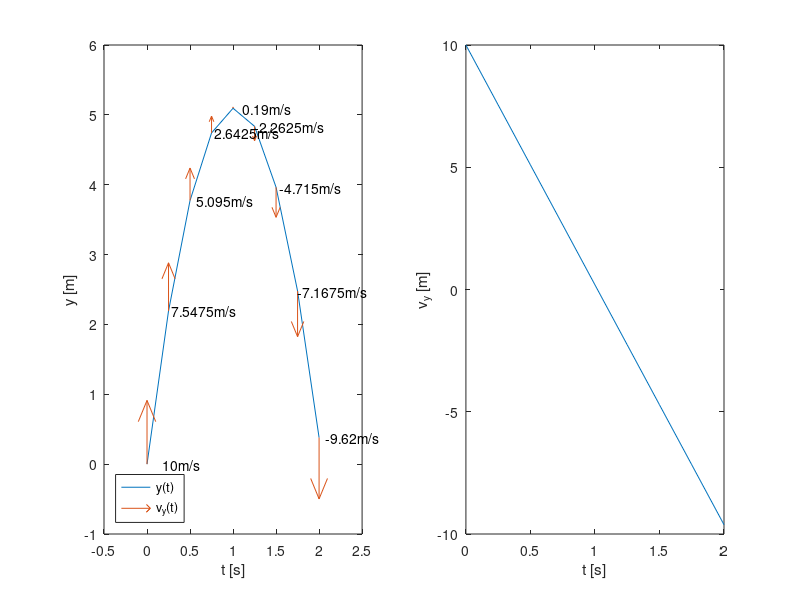

MATLAB code to generate this figure:
#zadanie2#danev0 = 10;g = 9.81;#obliczeniat = ( 2 * v0 ) / g;t_ = [ 0 : 0.25 : t ];h_  = v0 .* t_ - (g .* t_ .^ 2) / 2;v_ = v0 - g .* t_;#wykres h(t)subplot(1, 2, 1);plot(t_, h_);hold on;zera = zeros(1,9);quiver(t_, h_, zera, v_, 0.5);text(t_, h_, strcat(num2str(v_'), ' ', 'm/s'));xlabel('t [s]');ylabel('y [m]');legend({'y(t)', 'v_y(t)'}, 'location', 'southwest');hold off;#wykres v(t)subplot(1, 2, 2);plot(t_, v_);hold on;xlabel('t [s]');ylabel('v_y [m]');hold off;